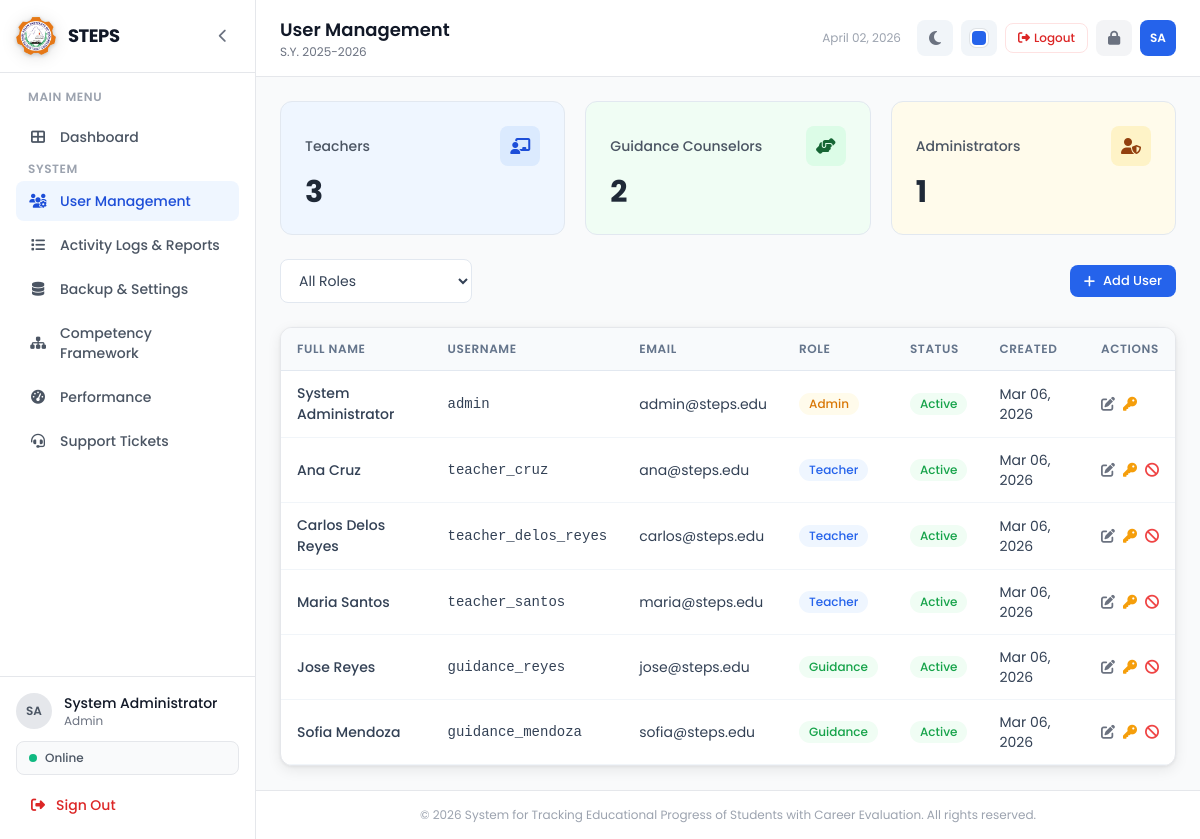
Screenshot of /users/index.php (signed in) with the database file from the repository.
### tables this page shows
CREATE TABLE IF NOT EXISTS users (
    id INT AUTO_INCREMENT PRIMARY KEY,
    username VARCHAR(50) NOT NULL UNIQUE,
    password VARCHAR(255) NOT NULL,
    full_name VARCHAR(100) NOT NULL,
    email VARCHAR(100),
    role ENUM('admin', 'teacher', 'guidance') NOT NULL DEFAULT 'teacher',
    status ENUM('active', 'inactive') NOT NULL DEFAULT 'active',
    created_at TIMESTAMP DEFAULT CURRENT_TIMESTAMP,
    updated_at TIMESTAMP DEFAULT CURRENT_TIMESTAMP ON UPDATE CURRENT_TIMESTAMP
);

### config/constants.php (called while the page is built, shortened)
<?php
function sanitize($data) {
    return htmlspecialchars(strip_tags(trim($data)), ENT_QUOTES, 'UTF-8');
}

### users/index.php (the view, shortened to what this page needs)
<?php
require_once __DIR__ . '/../includes/header.php';
$query = "SELECT * FROM users WHERE 1=1";
$params = [];
$query .= " ORDER BY role, full_name";
$stmt = $pdo->prepare($query);
$stmt->execute($params);
$users = $stmt->fetchAll();
$totalTeachers = $pdo->query("SELECT COUNT(*) as cnt FROM users WHERE role='teacher'")->fetch()['cnt'];
$totalGuidance = $pdo->query("SELECT COUNT(*) as cnt FROM users WHERE role='guidance'")->fetch()['cnt'];
$totalAdmin = $pdo->query("SELECT COUNT(*) as cnt FROM users WHERE role='admin'")->fetch()['cnt'];
require_once __DIR__ . '/../includes/sidebar.php';
?>
<div class="grid grid-cols-1 md:grid-cols-3 gap-5 mb-6">
    <div class="stat-card" style="background:#eff6ff;">
        <div class="flex items-center justify-between mb-2">
            <span class="text-sm font-medium text-gray-600">Teachers</span>
            <div class="w-10 h-10 rounded-lg flex items-center justify-center" style="background:#dbeafe;">
                <i class="fas fa-chalkboard-teacher" style="color:#1d4ed8;"></i>
            </div>
        </div>
        <p class="text-3xl font-bold text-gray-800"><?= $totalTeachers ?></p>
    </div>
    <div class="stat-card" style="background:#f0fdf4;">
        <div class="flex items-center justify-between mb-2">
            <span class="text-sm font-medium text-gray-600">Guidance Counselors</span>
            <div class="w-10 h-10 rounded-lg flex items-center justify-center" style="background:#dcfce7;">
                <i class="fas fa-hands-helping" style="color:#166534;"></i>
            </div>
        </div>
        <p class="text-3xl font-bold text-gray-800"><?= $totalGuidance ?></p>
    </div>
    <div class="stat-card" style="background:#fffbeb;">
        <div class="flex items-center justify-between mb-2">
            <span class="text-sm font-medium text-gray-600">Administrators</span>
            <div class="w-10 h-10 rounded-lg flex items-center justify-center" style="background:#fef3c7;">
                <i class="fas fa-user-shield" style="color:#92400e;"></i>
            </div>
        </div>
        <p class="text-3xl font-bold text-gray-800"><?= $totalAdmin ?></p>
    </div>
</div>
<div class="flex flex-wrap items-center justify-between gap-4 mb-6">
    <form method="GET" class="flex items-center gap-3">
        <select name="role" class="form-select w-48" onchange="this.form.submit()">
            <option value="">All Roles</option>
        </select>
    </form>
    <button onclick="openModal('addUserModal')" class="btn btn-primary btn-sm">
        <i class="fas fa-plus"></i> Add User
    </button>
</div>
<div class="bg-white border border-gray-200 rounded-xl overflow-hidden">
    <div class="overflow-x-auto">
        <table class="steps-table" id="usersTable">
            <thead>
                <tr><th>Full Name</th><th>Username</th><th>Email</th><th>Role</th><th>Status</th><th>Created</th><th>Actions</th></tr>
            </thead>
            <tbody>
                <?php foreach ($users as $u): ?>
                    <?php $roleBadge = ['admin' => 'badge-amber', 'teacher' => 'badge-blue', 'guidance' => 'badge-green']; ?>
                    <tr>
                        <td class="font-medium"><?= sanitize($u['full_name']) ?></td>
                        <td class="text-sm font-mono"><?= sanitize($u['username']) ?></td>
                        <td class="text-sm"><?= sanitize($u['email'] ?? '-') ?></td>
                        <td><span class="badge <?= $roleBadge[$u['role']] ?? 'badge-blue' ?> capitalize"><?= $u['role'] ?></span></td>
                        <td>
                            <?php if ($u['status'] === 'active'): ?>
                                <span class="badge badge-green">Active</span>
                            <?php else: ?>
                                <span class="badge badge-red">Inactive</span>
                            <?php endif; ?>
                        </td>
                        <td class="text-sm text-gray-500"><?= date('M d, Y', strtotime($u['created_at'])) ?></td>
                        <td>
                            <div class="flex items-center gap-2">
                                <button onclick="loadEditUser(<?= $u['id'] ?>)" class="text-gray-500 hover:text-gray-700" title="Edit"><i class="fas fa-edit"></i></button>
                                <form method="POST" class="inline">
                                    <button type="button" class="text-amber-500 hover:text-amber-700" title="Reset Password"
                                            onclick="confirmSubmit(this.closest('form'), 'Reset Password?', 'The password for <?= sanitize($u['full_name']) ?> will be reset to the default (password).', 'Yes, reset')">
                                        <i class="fas fa-key"></i>
                                    </button>
                                </form>
                                <?php if ((int)$u['id'] !== (int)$_SESSION['user_id']): ?>
                                <form method="POST" class="inline">
                                    <button type="button" class="<?= $u['status'] === 'active' ? 'text-red-500 hover:text-red-700' : 'text-emerald-500 hover:text-emerald-700' ?>"
                                            title="<?= $u['status'] === 'active' ? 'Deactivate' : 'Activate' ?>"
                                            onclick="confirmSubmit(this.closest('form'), '<?= $u['status'] === 'active' ? 'Deactivate' : 'Activate' ?> User?', '<?= $u['status'] === 'active' ? 'This user will no longer be able to log in.' : 'This user will be able to log in again.' ?>', 'Yes, proceed')">
                                        <i class="fas fa-<?= $u['status'] === 'active' ? 'ban' : 'check-circle' ?>"></i>
                                    </button>
                                </form>
                                <?php endif; ?>
                            </div>
                        </td>
                    </tr>
                <?php endforeach; ?>
            </tbody>
        </table>
    </div>
</div>
<?php require_once __DIR__ . '/../includes/footer.php'; ?>

### rows the page displays
users: full_name "System Administrator", username "admin", email "admin@steps.edu", role "Admin", status "Active", created_at "Mar 06, 2026"
users: full_name "Ana Cruz", username "teacher_cruz", email "ana@steps.edu", role "Teacher", status "Active", created_at "Mar 06, 2026"
users: full_name "Carlos Delos Reyes", username "teacher_delos_reyes", email "carlos@steps.edu", role "Teacher", status "Active", created_at "Mar 06, 2026"
users: full_name "Maria Santos", username "teacher_santos", email "maria@steps.edu", role "Teacher", status "Active", created_at "Mar 06, 2026"
users: full_name "Jose Reyes", username "guidance_reyes", email "jose@steps.edu", role "Guidance", status "Active", created_at "Mar 06, 2026"
users: full_name "Sofia Mendoza", username "guidance_mendoza", email "sofia@steps.edu", role "Guidance", status "Active", created_at "Mar 06, 2026"

### other values shown
SITE_NAME "STEPS"
$initials "SA"
$fullName "System Administrator"
$role "Admin"
$pageTitle "User Management"
effectiveSchoolYear() "2025-2026"
$totalTeachers "3"
$totalGuidance "2"
$totalAdmin "1"
SITE_FULL_NAME "System for Tracking Educational Progress of Students with Career Evaluation"
